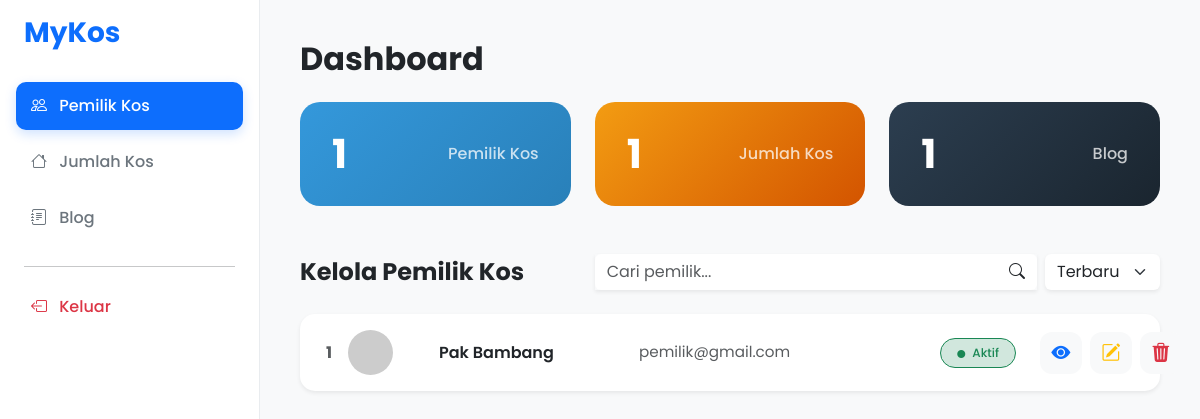
The page /backend_api/web/admin/dashboard.php on the database its author committed.
### tables this page shows
CREATE TABLE `users` (
  `id_user` int NOT NULL,
  `nama_lengkap` varchar(255) DEFAULT NULL,
  `email` varchar(100) NOT NULL,
  `password` varchar(255) DEFAULT NULL,
  `google_id` varchar(255) DEFAULT NULL,
  `no_hp` varchar(15) DEFAULT NULL,
  `foto_profil` varchar(255) DEFAULT NULL,
  `role` enum('admin','pemilik','pencari') NOT NULL,
  `status` enum('aktif','nonaktif','pending') DEFAULT 'pending',
  `created_at` timestamp NULL DEFAULT CURRENT_TIMESTAMP
);

### backend_api/web/admin/dashboard.php (the view, shortened to what this page needs)
<?php
require_once '../../config/database.php';
try {
    $totalPemilik = $conn->query("SELECT COUNT(*) FROM users WHERE role = 'pemilik'")->fetchColumn();
    $totalKos = $conn->query("SELECT COUNT(*) FROM kos")->fetchColumn();
    $checkBlog = $conn->query("SHOW TABLES LIKE 'blog'")->rowCount();
    $totalBlog = ($checkBlog > 0) ? $conn->query("SELECT COUNT(*) FROM blog")->fetchColumn() : 0;
} catch (PDOException $e) {
    $totalPemilik = $totalKos = $totalBlog = 0;
}
$search = $_GET['search'] ?? '';
$filter = $_GET['filter'] ?? 'terbaru';
$order = ($filter == 'terlama') ? 'ASC' : 'DESC';
$queryPemilik = "SELECT id_user, nama_lengkap, email, status FROM users
                 WHERE role = 'pemilik' AND (nama_lengkap LIKE :search OR email LIKE :search)
                 ORDER BY id_user $order";
$stmt = $conn->prepare($queryPemilik);
$stmt->execute(['search' => "%$search%"]);
$daftarPemilik = $stmt->fetchAll();
?>
<!DOCTYPE html>
<html lang="id">
<head>
    <link href="https://cdn.jsdelivr.net/npm/bootstrap@5.3.0/dist/css/bootstrap.min.css" rel="stylesheet">
    <link rel="stylesheet" href="https://cdn.jsdelivr.net/npm/bootstrap-icons@1.11.1/font/bootstrap-icons.css">
    <link rel="stylesheet" href="../../web/style.css">
</head>
<body>
<?php include 'sidebar.php'; ?>
<div class="main-content">
    <h2 class="fw-bold mb-4">Dashboard</h2>
    <div class="row g-4 mb-5">
        <div class="col-md-4">
            <div class="stat-card bg-blue h-100">
                <h1 class="display-5 fw-bold mb-0"><?= $totalPemilik ?></h1>
                <p class="mb-0 opacity-75">Pemilik Kos</p>
            </div>
        </div>
        <div class="col-md-4">
            <div class="stat-card bg-orange h-100">
                <h1 class="display-5 fw-bold mb-0"><?= $totalKos ?></h1>
                <p class="mb-0 opacity-75">Jumlah Kos</p>
            </div>
        </div>
        <div class="col-md-4">
            <div class="stat-card bg-dark-blue h-100">
                <h1 class="display-5 fw-bold mb-0"><?= $totalBlog ?></h1>
                <p class="mb-0 opacity-75">Blog</p>
            </div>
        </div>
    </div>
    <div class="row align-items-center mb-4">
        <div class="col-md-4">
            <h4 class="fw-bold mb-0">Kelola Pemilik Kos</h4>
        </div>
        <div class="col-md-8">
            <form method="GET" class="d-flex gap-2 justify-content-end">
                <div class="input-group shadow-sm w-100">
                    <input type="text" name="search" class="form-control border-0" placeholder="Cari pemilik..." value="<?= htmlspecialchars($search) ?>">
                    <span class="input-group-text border-0 bg-white"><i class="bi bi-search"></i></span>
                </div>
                    <select name="filter" class="form-select border-0 shadow-sm w-auto" onchange="this.form.submit()">
                    <option value="terbaru" <?= $filter == 'terbaru' ? 'selected' : '' ?>>Terbaru</option>
                </select>
            </form>
        </div>
    </div>
    <div class="owner-list">
        <?php foreach ($daftarPemilik as $index => $p): ?>
        <div class="owner-row shadow-sm">
            <div class="text-muted fw-bold me-3" style="width: 30px;"><?= $index + 1 ?></div>
            <div class="owner-info w-200"> <div class="avatar-sm">
                    <img src="https://ui-avatars.com/api/?name=<?= urlencode($p['nama_lengkap']) ?>&background=0D6EFD&color=fff&bold=true&rounded=true" alt="avatar">
                </div>
                <div class="owner-details-inline d-flex justify-content-between align-items-center w-100">
                    <span class="owner-name ms-3"><?= htmlspecialchars($p['nama_lengkap']) ?></span>
                    <span class="owner-email text-muted"><?= htmlspecialchars($p['email']) ?></span>
                </div>
            </div>
            <div class="status-container">
                <?php
                    $statusClass = $p['status'] == 'aktif' ? 'text-success border-success bg-success-subtle' :
                                ($p['status'] == 'pending' ? 'text-warning border-warning bg-warning-subtle' : 'text-danger border-danger bg-danger-subtle');
                ?>
                <span class="badge rounded-pill border <?= $statusClass ?> px-3 py-2">
                    <i class="bi bi-circle-fill me-1" style="font-size: 0.5rem;"></i> <?= ucfirst($p['status']) ?>
                </span>
            </div>
            <div class="action-container ms-4">
                <a href="data_pemilik_kos.php?id=<?= $p['id_user'] ?>" class="btn-action text-primary" title="Lihat Detail">
                    <i class="bi bi-eye-fill"></i>
                </a>
                <button class="btn-action text-warning" onclick="openModalStatus(<?= $p['id_user'] ?>, '<?= addslashes($p['nama_lengkap']) ?>', '<?= $p['status'] ?>')" title="Edit Status">
                    <i class="bi bi-pencil-square"></i>
                </button>
                <button class="btn-action text-danger" onclick="openModalHapus(<?= $p['id_user'] ?>, '<?= $p['nama_lengkap'] ?>')" title="Hapus Akun">
                    <i class="bi bi-trash3-fill"></i>
                </button>
            </div>
        </div>
        <?php endforeach; ?>
    </div>
</div>
</body>
</html>

### backend_api/web/style.css (style rules this page uses)
body { background-color: #f8f9fa; font-family: 'Poppins', sans-serif; display: flex; margin: 0; min-height: 100vh; }
.main-content { margin-left: 260px; width: calc(100% - 260px); padding: 40px; min-height: 100vh; }
.stat-card { border: none; border-radius: 20px; color: white; padding: 2rem; transition: transform 0.3s ease; display: flex; align-items: center; justify-content: space-between; }
.bg-blue { background: linear-gradient(135deg, #3498db, #2980b9); }
.bg-orange { background: linear-gradient(135deg, #f39c12, #d35400); }
.bg-dark-blue { background: linear-gradient(135deg, #2c3e50, #1a252f); }
.btn-action { width: 38px; height: 38px; display: inline-flex; align-items: center; justify-content: center; border-radius: 12px; transition: 0.2s; background: #f8f9fa; border: none; }
.badge.rounded-pill { font-weight: 500; padding: 0.6em 1.2em; }
.owner-list { display: flex; flex-direction: column; gap: 12px; }
.owner-row { background: white; border-radius: 15px; padding: 15px 25px; display: flex; align-items: center; transition: all 0.3s ease; border: 1px solid transparent; margin-bottom: 10px; }
.owner-info { display: flex; align-items: center; gap: 30px; flex-grow: 1; }
.owner-details-inline { display: flex; flex: 1; }
.avatar-sm img { width: 45px; height: 45px; object-fit: cover; border-radius: 50%; }
.owner-name { min-width: 200px; font-weight: 600; }
.owner-email { flex-grow: 1; text-align: left; font-size: 0.95rem; color: #888; }
.status-container { display: flex; align-items: center; justify-content: center; width: 150px; }
.action-container { display: flex; align-items: center; gap: 8px; }
.stat-card h1 { font-size: 2.5rem; line-height: 1; }
.stat-card p { font-size: 1rem; font-weight: 500; }
.btn-action { width: 42px; height: 42px; display: inline-flex; align-items: center; justify-content: center; border-radius: 12px; border: none; background: #f8f9fa; transition: all 0.2s ease; text-decoration: none; }
.btn-action i { font-size: 1.2rem; line-height: 1; }

### rows shown on the page
users: nama_lengkap "Pak Bambang", email "pemilik@gmail.com", status "Aktif"

### other values the page prints
$totalPemilik "1"
$totalKos "1"
$totalBlog "1"
